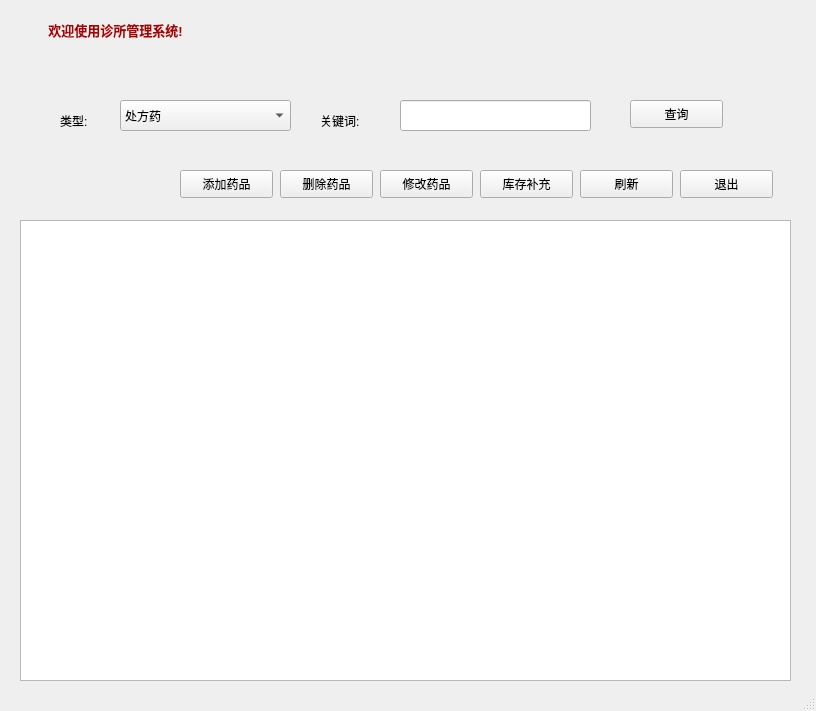
<?xml version="1.0" encoding="UTF-8"?>
<ui version="4.0">
 <class>DrugManager</class>
 <widget class="QMainWindow" name="DrugManager">
  <property name="geometry">
   <rect>
    <x>0</x>
    <y>0</y>
    <width>816</width>
    <height>711</height>
   </rect>
  </property>
  <property name="windowTitle">
   <string>诊所管理系统</string>
  </property>
  <property name="windowOpacity">
   <double>1.000000000000000</double>
  </property>
  <widget class="QWidget" name="centralwidget">
   <widget class="QLabel" name="label_2">
    <property name="geometry">
     <rect>
      <x>60</x>
      <y>110</y>
      <width>41</width>
      <height>21</height>
     </rect>
    </property>
    <property name="text">
     <string>类型:</string>
    </property>
   </widget>
   <widget class="QComboBox" name="comboBox">
    <property name="geometry">
     <rect>
      <x>120</x>
      <y>100</y>
      <width>171</width>
      <height>31</height>
     </rect>
    </property>
    <item>
     <property name="text">
      <string>处方药</string>
     </property>
    </item>
    <item>
     <property name="text">
      <string>非处方药</string>
     </property>
    </item>
   </widget>
   <widget class="QLabel" name="label_3">
    <property name="geometry">
     <rect>
      <x>320</x>
      <y>110</y>
      <width>61</width>
      <height>21</height>
     </rect>
    </property>
    <property name="text">
     <string>关键词:</string>
    </property>
   </widget>
   <widget class="QLineEdit" name="lineEdit">
    <property name="geometry">
     <rect>
      <x>400</x>
      <y>100</y>
      <width>191</width>
      <height>31</height>
     </rect>
    </property>
   </widget>
   <widget class="QPushButton" name="pushButton">
    <property name="geometry">
     <rect>
      <x>630</x>
      <y>100</y>
      <width>93</width>
      <height>28</height>
     </rect>
    </property>
    <property name="text">
     <string>查询</string>
    </property>
   </widget>
   <widget class="QPushButton" name="pushButton_2">
    <property name="geometry">
     <rect>
      <x>180</x>
      <y>170</y>
      <width>93</width>
      <height>28</height>
     </rect>
    </property>
    <property name="text">
     <string>添加药品</string>
    </property>
   </widget>
   <widget class="QPushButton" name="pushButton_3">
    <property name="geometry">
     <rect>
      <x>280</x>
      <y>170</y>
      <width>93</width>
      <height>28</height>
     </rect>
    </property>
    <property name="text">
     <string>删除药品</string>
    </property>
   </widget>
   <widget class="QPushButton" name="pushButton_4">
    <property name="geometry">
     <rect>
      <x>380</x>
      <y>170</y>
      <width>93</width>
      <height>28</height>
     </rect>
    </property>
    <property name="text">
     <string>修改药品</string>
    </property>
   </widget>
   <widget class="QPushButton" name="pushButton_5">
    <property name="geometry">
     <rect>
      <x>480</x>
      <y>170</y>
      <width>93</width>
      <height>28</height>
     </rect>
    </property>
    <property name="text">
     <string>库存补充</string>
    </property>
   </widget>
   <widget class="QPushButton" name="pushButton_6">
    <property name="geometry">
     <rect>
      <x>680</x>
      <y>170</y>
      <width>93</width>
      <height>28</height>
     </rect>
    </property>
    <property name="text">
     <string>退出</string>
    </property>
   </widget>
   <widget class="QTableView" name="tableView">
    <property name="geometry">
     <rect>
      <x>20</x>
      <y>220</y>
      <width>771</width>
      <height>461</height>
     </rect>
    </property>
   </widget>
   <widget class="QPushButton" name="pushButton_7">
    <property name="geometry">
     <rect>
      <x>580</x>
      <y>170</y>
      <width>93</width>
      <height>28</height>
     </rect>
    </property>
    <property name="text">
     <string>刷新</string>
    </property>
   </widget>
   <widget class="QLabel" name="label">
    <property name="geometry">
     <rect>
      <x>10</x>
      <y>10</y>
      <width>211</width>
      <height>41</height>
     </rect>
    </property>
    <property name="text">
     <string>&lt;html&gt;&lt;head/&gt;&lt;body&gt;&lt;p align=&quot;center&quot;&gt;&lt;span style=&quot; font-size:10pt; font-weight:600; color:#aa0000;&quot;&gt;欢迎使用诊所管理系统!&lt;/span&gt;&lt;/p&gt;&lt;/body&gt;&lt;/html&gt;</string>
    </property>
   </widget>
  </widget>
  <widget class="QStatusBar" name="statusbar"/>
 </widget>
 <resources/>
 <connections/>
</ui>
